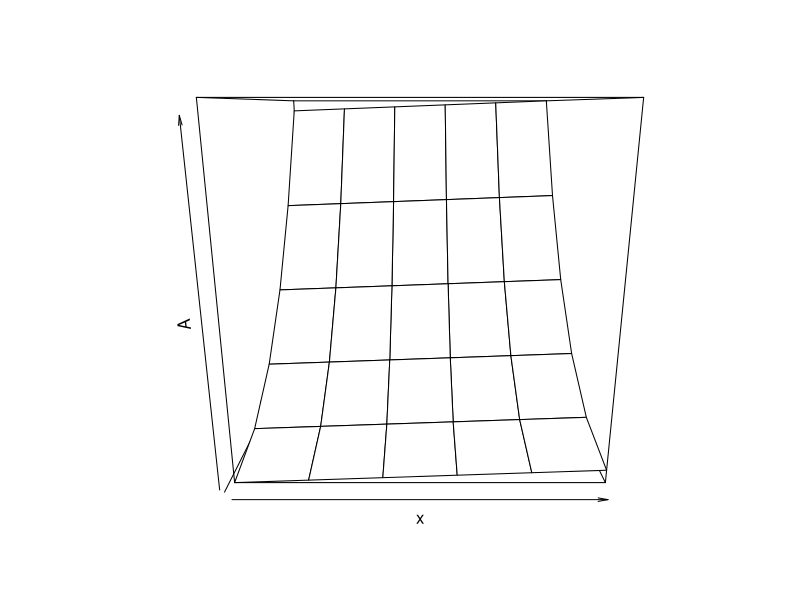
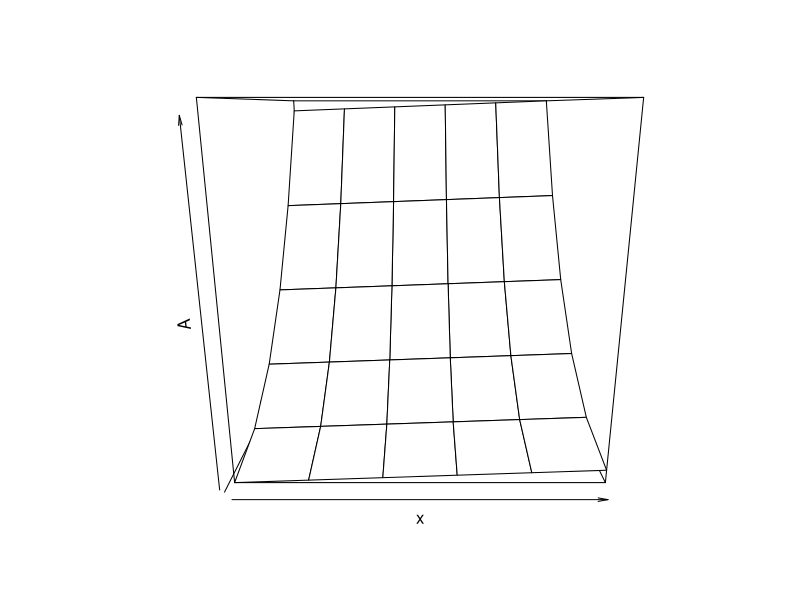

Here is the R script that generated these plots, in order:
#application of partial differential equations(pde)
#diffusion equations u_t=u_xx
#initial conditions: u(x,0)=x^2
#u(0,t)=2*t(boundary conditions)
#u(5,t)=25+2*t

#example1
A=matrix(NA,nrow=6,ncol=6)
x=0:5
A[1,]=x*x#intial condition 1
t=seq(from=0,to=0.5,by=0.1)
A[,1]=2*t
A[,6]=25+2*t
for (i in 2:6){
  for(j in 2:5){
    A[i,j]=0.8*A[i-1,j]+0.1*A[i-1,j-1]+0.1*A[i-1,j+1]
  }
}
persp(x,t,A)

#a function u=u(x,t) that solves the following pde
#u_t=ku_xx with domain [x0,x1],[t0,t1]
#intial conditions u(x,0),u(0,t),u(5,t)
#eps1 is for x,esp2 is for t
diffusion_eq=function(x0,x1,t0,t1,f,g,h,eps1,eps2,k=1){
  x=seq(from=x0,to=x1,by=eps1)
  ncols=length(x)
  t=seq(from=t0,to=t1,by=eps2)
  nrows=length(t)
  A=matrix(NA,nrow=nrows,ncol=ncols)
  A[1,]=f(x)#f is u(x,0)
  A[,1]=g(t)#g is u(x0,t)
  A[,ncols]=h(t)#h is u(x1,0)
  for (i in 2:nrows){
    for (j in (2:(ncols-1))){
      A[i,j]=eps2*k/(eps1*eps1)*A[i-1,j+1]+(1-2*eps2*k/(eps1*eps1))*A[i-1,j]+k*eps2/(eps1*eps1)*A[i-1,j-1]
      
    }
  }
  print(A)
  persp(x,t,A)
}
f=function(x){x*x}
g=function(t){2*t}
h=function(t){25+2*t}
diffusion_eq(0,5,0,0.5,f,g,h,1,0.1,1)
